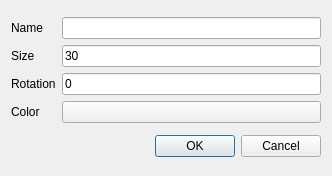
<?xml version="1.0" encoding="UTF-8"?>
<ui version="4.0">
 <class>BattleDialogEffectSettings</class>
 <widget class="QDialog" name="BattleDialogEffectSettings">
  <property name="geometry">
   <rect>
    <x>0</x>
    <y>0</y>
    <width>332</width>
    <height>176</height>
   </rect>
  </property>
  <property name="windowTitle">
   <string>Battle Dialog Effect Settings</string>
  </property>
  <property name="styleSheet">
   <string notr="true">background-image: url(:/img/data/parchment.jpg);</string>
  </property>
  <layout class="QGridLayout" name="gridLayout">
   <item row="0" column="0">
    <layout class="QHBoxLayout" name="horizontalLayout">
     <item>
      <layout class="QVBoxLayout" name="verticalLayout">
       <item>
        <widget class="QLabel" name="label_4">
         <property name="text">
          <string>Name</string>
         </property>
        </widget>
       </item>
       <item>
        <widget class="QLabel" name="label">
         <property name="text">
          <string>Size</string>
         </property>
        </widget>
       </item>
       <item>
        <widget class="QLabel" name="label_2">
         <property name="text">
          <string>Rotation</string>
         </property>
        </widget>
       </item>
       <item>
        <widget class="QLabel" name="label_3">
         <property name="text">
          <string>Color</string>
         </property>
        </widget>
       </item>
      </layout>
     </item>
     <item>
      <layout class="QVBoxLayout" name="verticalLayout_2">
       <item>
        <widget class="QLineEdit" name="edtName"/>
       </item>
       <item>
        <widget class="QLineEdit" name="edtSize">
         <property name="text">
          <string>30</string>
         </property>
        </widget>
       </item>
       <item>
        <widget class="QLineEdit" name="edtRotation">
         <property name="text">
          <string>0</string>
         </property>
        </widget>
       </item>
       <item>
        <widget class="QPushButton" name="btnColor">
         <property name="sizePolicy">
          <sizepolicy hsizetype="Expanding" vsizetype="Fixed">
           <horstretch>0</horstretch>
           <verstretch>0</verstretch>
          </sizepolicy>
         </property>
         <property name="text">
          <string/>
         </property>
        </widget>
       </item>
      </layout>
     </item>
    </layout>
   </item>
   <item row="1" column="0">
    <widget class="QDialogButtonBox" name="buttonBox">
     <property name="orientation">
      <enum>Qt::Horizontal</enum>
     </property>
     <property name="standardButtons">
      <set>QDialogButtonBox::Cancel|QDialogButtonBox::Ok</set>
     </property>
    </widget>
   </item>
  </layout>
 </widget>
 <resources/>
 <connections>
  <connection>
   <sender>buttonBox</sender>
   <signal>accepted()</signal>
   <receiver>BattleDialogEffectSettings</receiver>
   <slot>accept()</slot>
   <hints>
    <hint type="sourcelabel">
     <x>248</x>
     <y>254</y>
    </hint>
    <hint type="destinationlabel">
     <x>157</x>
     <y>274</y>
    </hint>
   </hints>
  </connection>
  <connection>
   <sender>buttonBox</sender>
   <signal>rejected()</signal>
   <receiver>BattleDialogEffectSettings</receiver>
   <slot>reject()</slot>
   <hints>
    <hint type="sourcelabel">
     <x>316</x>
     <y>260</y>
    </hint>
    <hint type="destinationlabel">
     <x>286</x>
     <y>274</y>
    </hint>
   </hints>
  </connection>
 </connections>
</ui>
